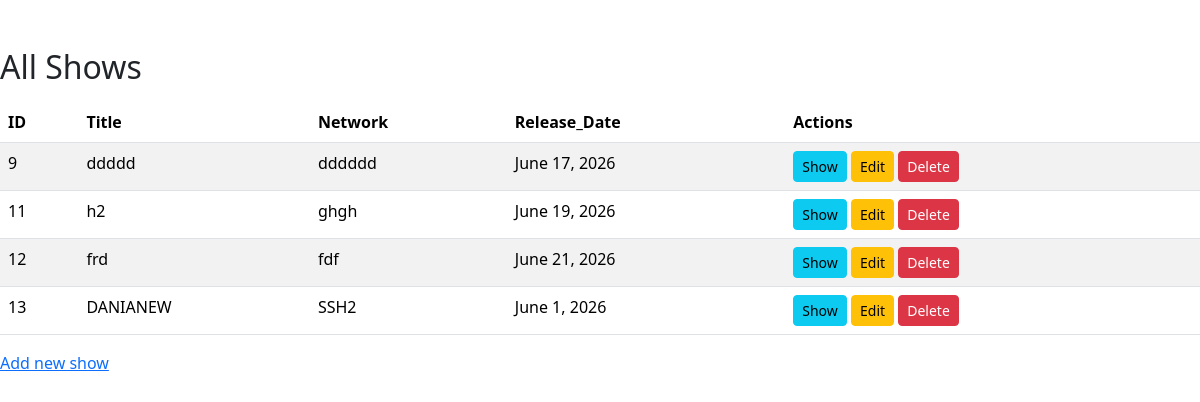
Page /shows/ on the committed database.
### TvShow_app/models.py (models this page shows)
class Show(models.Model):
    title = models.CharField(max_length=255,null=True, unique=True, validators=[validate_title_length])
    network = models.CharField(max_length=45,null=True, validators=[MinLengthValidator(3, message="This field must be at least 3 characters long.")])
    release_date = models.DateField(validators=[validate_date_in_past])
    desc = models.TextField(null=True, blank=True ,validators=[validate_description_length])
    created_at = models.DateTimeField(auto_now_add=True)
    updated_at = models.DateTimeField(auto_now=True)

### TvShow_app/views.py (the view)
# urls.py: path('', views.index,name="show_index"),
def index(request):
    show_table=Show.objects.all()
    context={
        'all_shows':show_table
    }
    return render(request,'index.html',context)

### TvShow_app/templates/index.html (shortened to what this page needs)
<!DOCTYPE html>
<html lang="en">
<head>
    <link href="https://cdn.jsdelivr.net/npm/bootstrap@5.3.3/dist/css/bootstrap.min.css" rel="stylesheet">
</head>
<body>
<div class="table-section mt-5">
    <h2>All Shows</h2>
    <table class="table table-striped table-hover mt-3">
        <thead>
            <tr>
                <th>ID</th>
                <th>Title</th>
                <th>Network</th>
                <th>Release_Date</th>
                <th>Actions</th>
            </tr>
        </thead>
        <tbody>
            {% for show in all_shows %}
            <tr>
                <td>{{ show.id }}</td>
                <td>{{ show.title }}</td>
                <td>{{ show.network }}</td>
                <td>{{ show.release_date }}</td>
                <td>
                <a href="/shows/{{ show.id }}/" class="btn btn-sm btn-info">Show</a>
                <a href="/shows/{{ show.id }}/edit/" class="btn btn-sm btn-warning">Edit</a>
                <form action="{% url 'show_delete' id=show.id %}" method="POST" style="display: inline;">
                        <button type="submit" class="btn btn-sm btn-danger">Delete</button>
                    </form>
            </td>
            </tr>
            {% empty %}
            <tr>
                <td colspan="5" class="text-center">No shows added yet.</td>
            </tr>
            {% endfor %}
        </tbody>
    </table>
    <a href="{% url 'show_new' %}">Add new show</a>
</div>
</body>
</html>

### rows in the picture
Show: id "9", title "ddddd", network "dddddd", release_date "June 17, 2026"
Show: id "11", title "h2", network "ghgh", release_date "June 19, 2026"
Show: id "12", title "frd", network "fdf", release_date "June 21, 2026"
Show: id "13", title "DANIANEW", network "SSH2", release_date "June 1, 2026"
